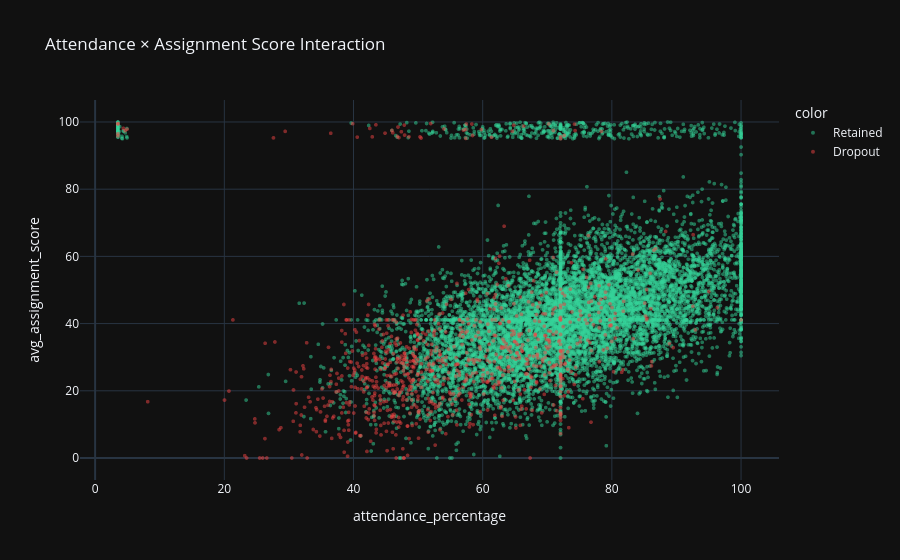

Notebook cell for this chart:
### Code cell
# Feature interaction: attendance × score coloured by dropout
fig = px.scatter(df, x='attendance_percentage', y='avg_assignment_score',
                 color=df['dropout'].map({0: 'Retained', 1: 'Dropout'}),
                 color_discrete_map={'Retained': '#34d399', 'Dropout': '#ef4444'},
                 opacity=0.5, template='plotly_dark',
                 title='Attendance × Assignment Score Interaction')
fig.update_traces(marker_size=4)
fig.show()

### Figure 1 — Plotly figure (JSON) as saved in the notebook; plotly's stock layout.template omitted (floating-point values rounded to 4 significant figures; data arrays with more than 128 entries replaced by an {"elided": "..."} marker saying what was removed)
{"data": [{"hovertemplate": "color=Retained<br>attendance_percentage=%{x}<br>avg_assignment_score=%{y}<extra></extra>", "legendgroup": "Retained", "marker": {"color": "#34d399", "opacity": 0.5, "size": 4, "symbol": "circle"}, "mode": "markers", "name": "Retained", "showlegend": true, "type": "scattergl", "x": {"elided": "9105 float values"}, "xaxis": "x", "y": {"elided": "9105 float values"}, "yaxis": "y"}, {"hovertemplate": "color=Dropout<br>attendance_percentage=%{x}<br>avg_assignment_score=%{y}<extra></extra>", "legendgroup": "Dropout", "marker": {"color": "#ef4444", "opacity": 0.5, "size": 4, "symbol": "circle"}, "mode": "markers", "name": "Dropout", "showlegend": true, "type": "scattergl", "x": {"elided": "895 float values"}, "xaxis": "x", "y": {"elided": "895 float values"}, "yaxis": "y"}], "layout": {"legend": {"title": {"text": "color"}, "tracegroupgap": 0}, "title": {"text": "Attendance × Assignment Score Interaction"}, "xaxis": {"anchor": "y", "domain": [0.0, 1.0], "title": {"text": "attendance_percentage"}}, "yaxis": {"anchor": "x", "domain": [0.0, 1.0], "title": {"text": "avg_assignment_score"}}}}
